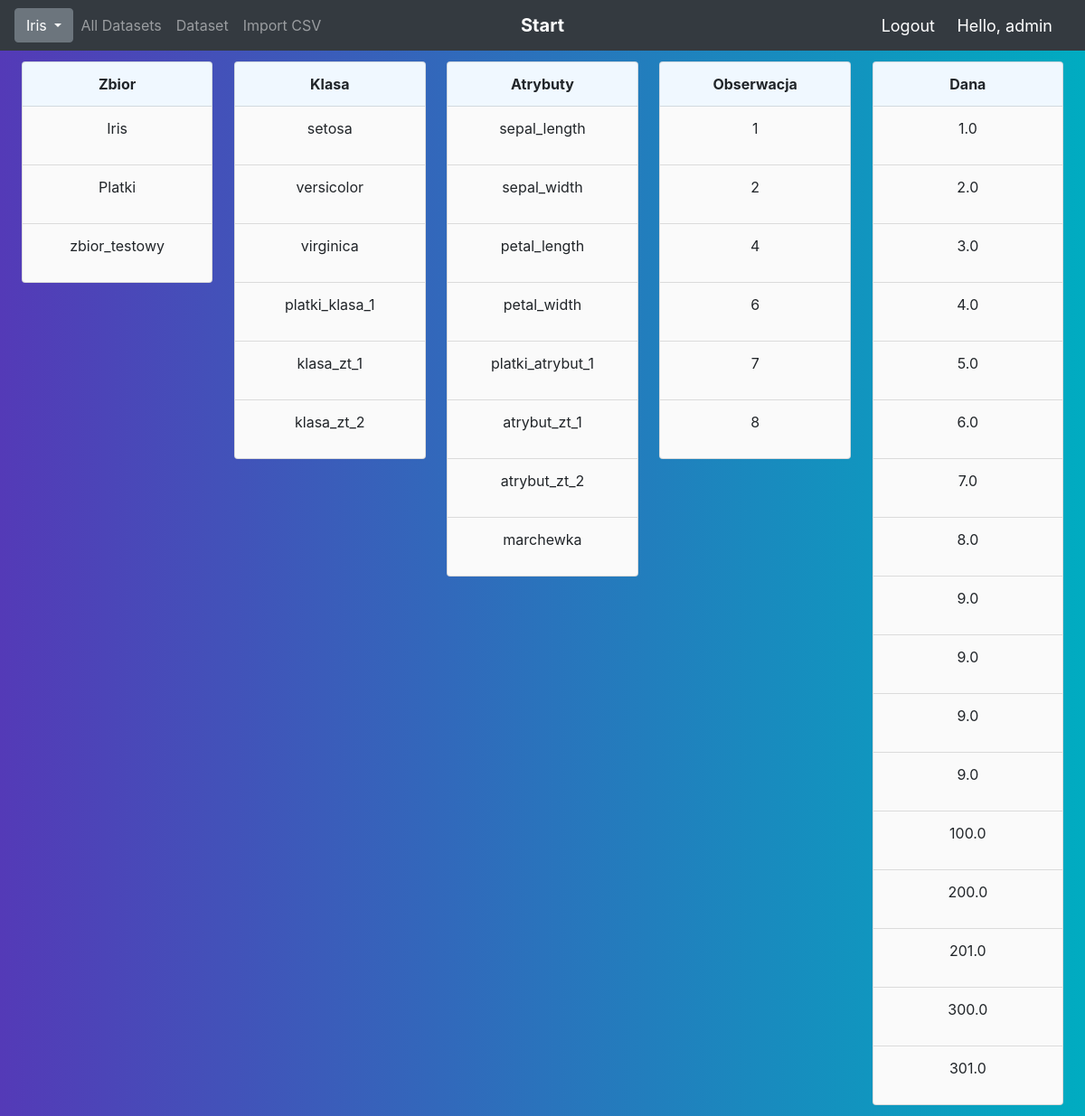
The app's page /udb/ (signed in) with its own data.
### predict/models.py (models this page shows)
class Zbior(models.Model):
    class Meta:
        verbose_name_plural = "01 Zbior"
    id_zbior = models.AutoField(primary_key=True)
    nazwa = models.CharField(max_length=100)
    def __str__(self):
        return self.nazwa

class Klasa(models.Model):
    class Meta:
        verbose_name_plural = "03 Klasa"
    id_klasa = models.AutoField(primary_key=True)
    nazwa = models.CharField(max_length=100)
    def __str__(self):
        return self.nazwa

class Atrybut(models.Model):
    class Meta:
        verbose_name_plural = "02 Atrybut"
    id_atrybut = models.AutoField(primary_key=True)
    nazwa = models.CharField(max_length=100)
    id_zbior = models.ForeignKey(Zbior, on_delete=models.CASCADE)
    def __str__(self):
        return self.nazwa

class Obserwacja(models.Model):
    class Meta:
        verbose_name_plural = "04 Obserwacja"
    id_obserwacja = models.AutoField(primary_key=True)
    id_klasa = models.ForeignKey(Klasa, on_delete=models.CASCADE, null=True)
    def __str__(self):
        return str(self.id_obserwacja)

class Dana(models.Model):
    class Meta:
        verbose_name_plural = "05 Dana"
    id_dana = models.AutoField(primary_key=True)
    wartosc = models.FloatField()
    id_atrybut = models.ForeignKey(Atrybut, on_delete=models.CASCADE)
    id_obserwacja = models.ForeignKey(Obserwacja, on_delete=models.CASCADE)
    def __str__(self):
        return str(self.wartosc)

### predict/views.py (the view)
# urls.py: path('udb/', views.udb, name ="udb"),
def udb(request):
    data = {"dataset1": Zbior.objects.all().iterator(),
            "dataset2": Klasa.objects.all().iterator(),
            "dataset3": Atrybut.objects.all().iterator(),
            "dataset4": Obserwacja.objects.all().iterator(),
            "dataset5": Dana.objects.all().iterator()}
    return render(request, 'udb.html',{'data':data})

### templates/udb.html
{% extends "base.html" %}
{% block main %}
<div class="containerudb">
<div class="containerudb1">
   <ul class="list-group">
       <li class="list-group-item main_color1 text-center font-weight-bold">Zbior</li>
   {% for value in data.dataset1 %}
   <li class="list-group-item text-center"> <p>{{ value }}</p> </li>
   {% endfor %}
   </ul>
</div>
<div class="containerudb1">
   <ul class="list-group">
       <li class="list-group-item main_color1 text-center font-weight-bold">Klasa</li>
   {% for value in data.dataset2 %}
   <li class="list-group-item text-center"> <p>{{ value }}</p> </li>
   {% endfor %}
   </ul>
</div>
<div class="containerudb1">
   <ul class="list-group">
       <li class="list-group-item main_color1 text-center font-weight-bold">Atrybuty</li>
   {% for value in data.dataset3 %}
   <li class="list-group-item text-center"> <p>{{ value }}</p> </li>
   {% endfor %}
   </ul>
</div>
<div class="containerudb1">
   <ul class="list-group">
       <li class="list-group-item main_color1 text-center font-weight-bold">Obserwacja</li>
   {% for value in data.dataset4 %}
   <li class="list-group-item text-center"> <p>{{ value }}</p> </li>
   {% endfor %}
   </ul>
</div>
<div class="containerudb2">
   <ul class="list-group">
       <li class="list-group-item main_color1 text-center font-weight-bold">Dana</li>
      {% for value in data.dataset5 %}
         <li class="list-group-item text-center"> <p>{{ value }}</p> </li>
      {% endfor %}
   </ul>
</div>
</div>
{% endblock %}

### templates/base.html (shortened to what this page needs)
<!doctype html>
<html lang="en">
    <head>
    <link rel="stylesheet" href="https://stackpath.bootstrapcdn.com/bootstrap/4.4.1/css/bootstrap.min.css">
    </head>
    <body>
        <nav class="navbar navbar-expand-md navbar-dark bg-dark">
            <div class="navbar-collapse collapse w-100 order-1 order-md-0 dual-collapse2">
                <div class="dropdown">
                    <button class="btn btn-secondary dropdown-toggle" type="button" id="dropdownMenuButton" data-toggle="dropdown" aria-haspopup="true" aria-expanded="false">
                      Iris
                    </button>
                  </div>
                <ul class="navbar-nav mr-auto">
                    <li class="nav-item">
                        <a class="nav-link" href="/udb">All Datasets</a>
                    </li>
                    <li class="nav-item">
                        <a class="nav-link" href="/udbchoice">Dataset</a>
                    </li>
                    <li class="nav-item">
                        <a class="nav-link" href="/import_data">Import CSV</a>
                    </li>
                </ul>
            </div>
            <div class="mx-auto order-0">
                <a class="navbar-brand mx-auto" href="/"> <b>Start</b> </a>
            </div>
            <div class="navbar-collapse collapse w-100 order-3 dual-collapse2">
                <ul class="navbar-nav ml-auto">
                    {% if user.is_authenticated %}
                    <li>
                        <span><a class="hello-msg" href="/logout">Logout</a></span>
                        <span class="hello-msg">Hello, {{request.user}}</span>
                    </li>
                    {% endif %}
                </ul>
            </div>
        </nav>
    {% block main %}
    {% endblock %}
    </body>
</html>

### templates/base.html (style rules this page uses)
body { background: rgba(84,58,183,1); background: -webkit-linear-gradient(to right, rgba(84,58,183,1), rgba(0,172,193,1)); background: linear-gradient(to right, rgba(84,58,183,1), rgba(0,172,193,1)); }
.containerudb1 { display: inline; width: 20%; float: left; padding-left: 1%; padding-right: 1%; }
.containerudb2 { width: 20%; overflow: auto; padding-left: 1%; padding-right: 1%; }
.containerudb { margin: 1%; }
.list-group-item { background-color: #fafafa; }
a:hover, a:active, a:link, a:visited { background-color: transparent; }
.main_color1 { background-color:aliceblue; }
.hello-msg { font-size: 18px; color: #ffff; margin-right: 20px; }

### records on screen
Zbior: nazwa "Iris"
Zbior: nazwa "Platki"
Zbior: nazwa "zbior_testowy"
Klasa: nazwa "setosa"
Klasa: nazwa "versicolor"
Klasa: nazwa "virginica"
Klasa: nazwa "platki_klasa_1"
Klasa: nazwa "klasa_zt_1"
Klasa: nazwa "klasa_zt_2"
Atrybut: nazwa "sepal_length"
Atrybut: nazwa "sepal_width"
Atrybut: nazwa "petal_length"
Atrybut: nazwa "petal_width"
Atrybut: nazwa "platki_atrybut_1"
Atrybut: nazwa "atrybut_zt_1"
Atrybut: nazwa "atrybut_zt_2"
Atrybut: nazwa "marchewka"
Obserwacja: id_obserwacja "1"
Obserwacja: id_obserwacja "2"
Obserwacja: id_obserwacja "4"
Obserwacja: id_obserwacja "6"
Obserwacja: id_obserwacja "7"
Obserwacja: id_obserwacja "8"
Dana: wartosc "1.0"
Dana: wartosc "2.0"
Dana: wartosc "3.0"
Dana: wartosc "4.0"
Dana: wartosc "5.0"
Dana: wartosc "6.0"
Dana: wartosc "7.0"
Dana: wartosc "8.0"
Dana: wartosc "9.0"
Dana: wartosc "9.0"
Dana: wartosc "9.0"
Dana: wartosc "9.0"
Dana: wartosc "100.0"
Dana: wartosc "200.0"
Dana: wartosc "201.0"
Dana: wartosc "300.0"
Dana: wartosc "301.0"

### other values on screen
{{ request.user }} "admin"
